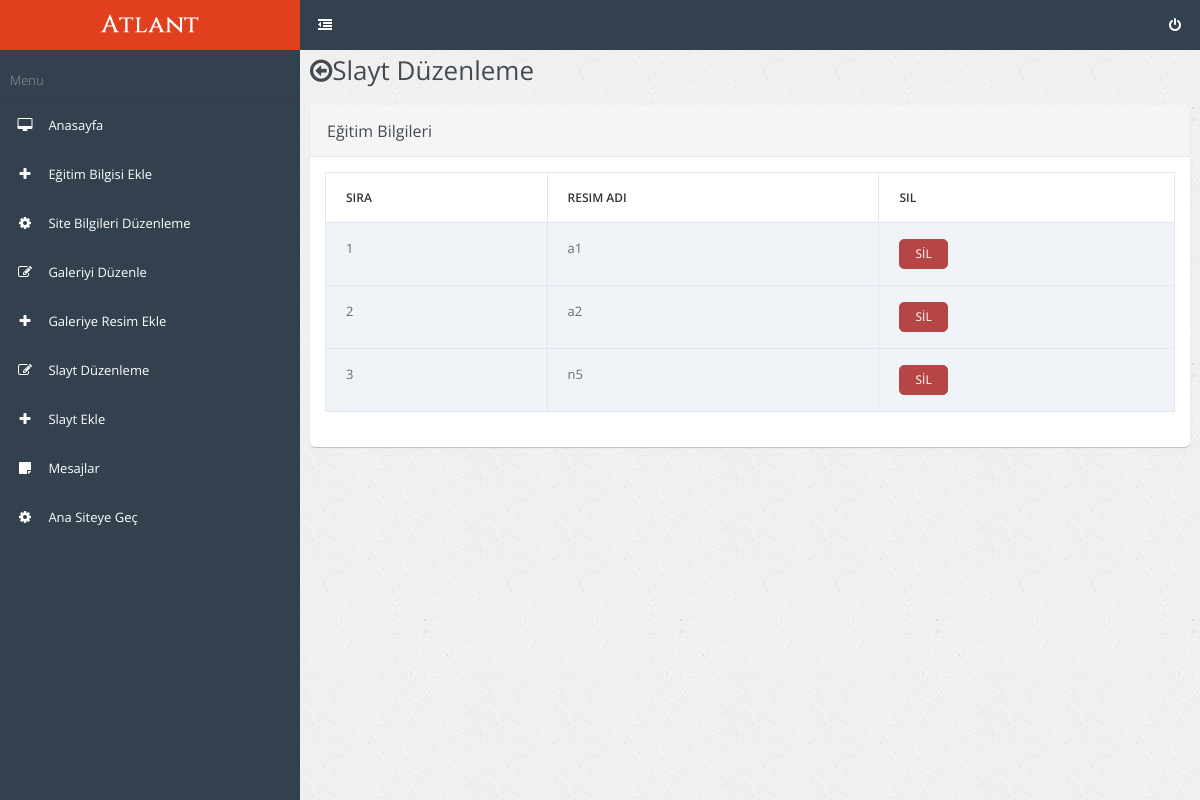
/yonetici/slayt_duzenle.php (signed in), run on the app's committed database.
### tables this page shows
CREATE TABLE `slayt` (
  `id` int(10) UNSIGNED NOT NULL,
  `adi` varchar(128) NOT NULL
);

### yonetici/slayt_duzenle.php (the view, shortened to what this page needs)
<?php require_once ("kutuphane/baglanti.php"); ?>
<?php
$sira=1;
$sorgu="SELECT * FROM slayt";
$sonuc=mysqli_query($baglanti,$sorgu);
while($satir=mysqli_fetch_array($sonuc)) {
	$slaytlar[]=$satir;
}
?>
<?php require_once ("kutuphane/ust.php"); ?>
<div class="row">
    <div class="col-md-12">
        <div class="panel panel-default">
            <div class="panel-heading">
                <h3 class="panel-title">Eğitim Bilgileri</h3>
            </div>
            <div class="panel-body">
                <div class="table-responsive">
                    <table class="table table-bordered">
                        <thead>
                            <tr>
                                <th>Sıra</th>
                                <th>Resim Adı</th>
                                <th>Sil</th>
                            </tr>
                        </thead>
                        <tbody>
                            <?php if(empty($slaytlar)==false) { ?>
                        	<?php foreach($slaytlar as $slayt)  { ?>
                            <tr>
                                <td><?php echo $sira; ?></td>
                                <td><?php echo $slayt['adi']; ?></td>
                                <td>
                                    <form method="post" enctype="multipart/form-data">
                                        <button class="btn btn-danger" name="resim_sil" value="<?php echo $slayt['id']; ?>">SİL</button>
                                    </form>
                                </td>
                            </tr>
                            <?php $sira++; } ?>
                        <?php } else { ?>
                            <tr>
                                <td colspan="3" style="text-align: center; background-color:rgba(255,0,0,0.1)">Henüz Kayıt Bulunmuyor</td>
                            </tr>
                        <?php } ?>
                        </tbody>
                    </table>
                </div>
            </div>
        </div>
	</div>
</div>
<?php require_once ("kutuphane/alt.php"); ?>

### data on the page
slayt: adi "a1", $slayt['id'] 14 (drawn)
slayt: adi "a2", $slayt['id'] 15 (drawn)
slayt: adi "n5", $slayt['id'] 17 (drawn)
